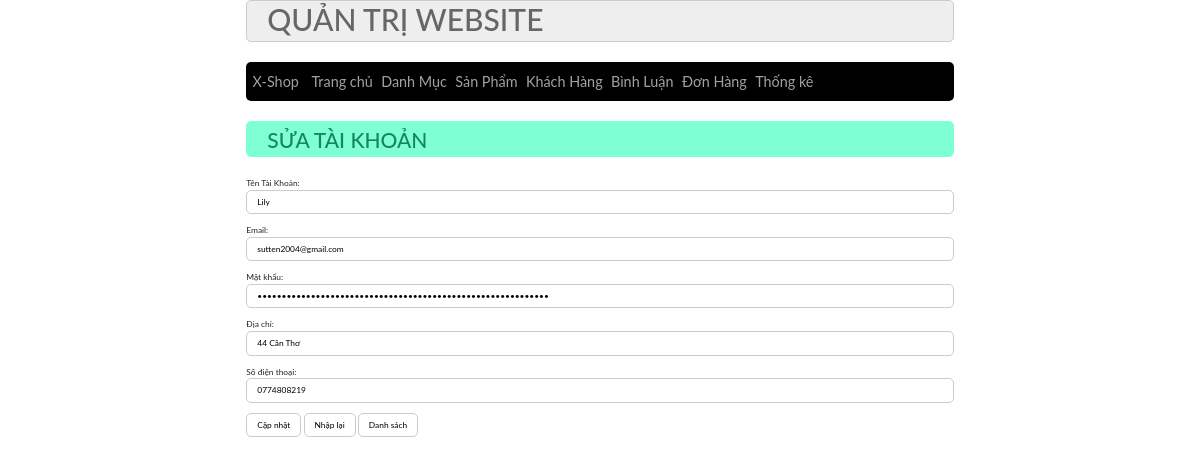
Page /admin/index.php?act=suatk&id=40 on the committed database.
### tables this page shows
CREATE TABLE `taikhoan` (
  `id` int NOT NULL,
  `user` varchar(50) NOT NULL,
  `name` varchar(50) NOT NULL,
  `pass` varchar(255) NOT NULL,
  `email` varchar(50) NOT NULL,
  `address` varchar(255) DEFAULT NULL,
  `tel` varchar(11) DEFAULT NULL,
  `role` tinyint NOT NULL DEFAULT '0'
);

### dao/pdo.php (called while the page is built, shortened)
<?php
function pdo_get_connection(){
    $dburl = "mysql:host=localhost;dbname=duanmaufall2023;charset=utf8";
    $username = 'root';
    $password = 'mysql';
    $conn = new PDO($dburl, $username, $password);
    $conn->setAttribute(PDO::ATTR_ERRMODE, PDO::ERRMODE_EXCEPTION);
    return $conn;
}
function pdo_query_one($sql){
    $sql_args = array_slice(func_get_args(), 1);
    try{
        $conn = pdo_get_connection();
        $stmt = $conn->prepare($sql);
        $stmt->execute($sql_args);
        $row = $stmt->fetch(PDO::FETCH_ASSOC);
        return $row;
    }
    catch(PDOException $e){
        throw $e;
    }
    finally{
        unset($conn);
    }
}

### dao/taikhoan.php (called while the page is built, shortened)
<?php
function loadone_taikhoan($id)
{
    $sql = "select * from taikhoan where id=" . $id;
    $tk = pdo_query_one($sql);
    return $tk;
}
?>

### admin/taikhoan/update.php (the view, shortened to what this page needs)
<?php
if(is_array($taikhoan)){
    extract($taikhoan);
}
?>
<div class="row_main">
    <div class="row_main frontiltle">
        <h1>SỬA TÀI KHOẢN</h1>
    </div>
    <div class="row_main form_content">
        <form action="index.php?act=updatetk" method="post">
            <div class="row_main mb10">
                Tên Tài Khoản: <br>
                <input type="text" name="user" value="<?=$user?>">
            </div>
            <div class="row_main mb10">
                Email: <br>
                <input type="email" name="email" value="<?=$email?>">
            </div>
            <div class="row_main mb10">
                Mật khẩu: <br>
                <input type="password" name="pass" value="<?=$pass?>">
            </div>
            <div class="row_main mb10">
                Địa chỉ: <br>
                <input type="text" name="address" value="<?=$address?>">
            </div>
            <div class="row_main mb10">
                Số điện thoại: <br>
                <input type="text" name="tel" value="<?=$tel?>">
            </div>
            <div class="row_main mb10">
                <input type="submit" value="Cập nhật" name="capnhat">
                <input type="reset" value="Nhập lại">
                <a href="index.php?act=dskh"><input type="button" value="Danh sách"></a>
            </div>
        </form>
    </div>
</div>
</div>

### css/style.css (style rules this page uses)
:root { --border-rds: 5px; }
* { box-sizing: border-box; font-family: "Lato", sans-serif; font-size: 0.7vw; }
.row_main { float: left; width: 100%; }
.mb10 { margin-bottom: 10px; }
.nutnhan, .form_tai_khoan input[type="text"], .form_tai_khoan input[type="email"], .form_tai_khoan input[type="password"], .form_content input[type="email"], .form_content input[type="password"], .form_content input[type="number"], .form_content input[type="text"] { width: 100%; border: 1px solid #ccc; padding: 5px 10px; border-radius: 5px; }
.nutnhan, .search_box input[type="submit"], .form_tai_khoan input[type="submit"], .form_tai_khoan input[type="reset"], .form_tai_khoan input[type="email"], .form_content input[type="email"], .form_content input[type="password"], .form_content input[type="submit"], .form_content input[type="reset"], .form_content input[type="file"], .form_content input[type="number"], .form_content input[type="button"] { padding: 5px 10px; border-radius: 5px; background-color: white !important; border: 1px solid #ccc; }
.frontiltle { background-color: aquamarine; border: 1px solid aquamarine; color: rgb(22, 134, 97); border-radius: var(--border-rds); padding: 0px 20px; justify-content: center; }
.frontiltle h1 { padding-top: 5px; }
.form_content { padding: 20px 0px; }

### css/loader.css (style rules this page uses)
* { padding: 0; margin: 0; box-sizing: border-box; }

### rows in the picture
taikhoan: user "Lily", email "sutten2004@gmail.com", address "44 Cần Thơ", tel "0774808219"
